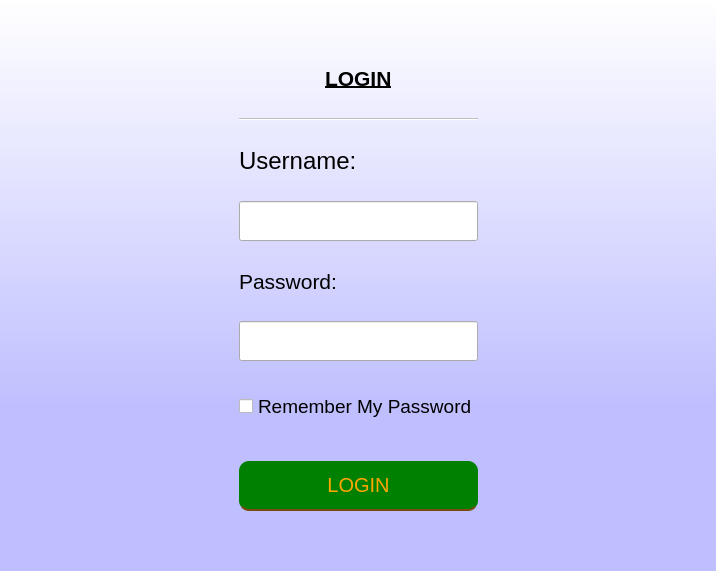
<?xml version="1.0" encoding="UTF-8"?>
<ui version="4.0">
 <class>MainWindow</class>
 <widget class="QMainWindow" name="MainWindow">
  <property name="geometry">
   <rect>
    <x>0</x>
    <y>0</y>
    <width>716</width>
    <height>571</height>
   </rect>
  </property>
  <property name="windowTitle">
   <string>MainWindow</string>
  </property>
  <property name="styleSheet">
   <string notr="true">QMainWindow{
background-color: qlineargradient(spread:reflect, x1:0.5, y1:1, x2:0.5, y2:0, stop:0.289773 rgba(191, 191, 255, 255), stop:1 rgba(255, 255, 255, 255));
}



QPushButton {
	width: 150%;
height:20px;
	padding: 3%;
	background:#25D366;
	border-bottom: 2px solid #30C29E;
	border-top-style: none;
	border-right-style: none;
	border-left-style: none;	
	color: #fff;
 border-radius: 10px;
font-size:20px;
color:purple;
}
QPushButton:pressed {
    background: darkgreen;
}
</string>
  </property>
  <widget class="QWidget" name="centralwidget">
   <layout class="QGridLayout" name="gridLayout_2">
    <item row="4" column="1">
     <spacer name="verticalSpacer_2">
      <property name="orientation">
       <enum>Qt::Vertical</enum>
      </property>
      <property name="sizeHint" stdset="0">
       <size>
        <width>20</width>
        <height>40</height>
       </size>
      </property>
     </spacer>
    </item>
    <item row="3" column="2">
     <spacer name="horizontalSpacer_2">
      <property name="orientation">
       <enum>Qt::Horizontal</enum>
      </property>
      <property name="sizeHint" stdset="0">
       <size>
        <width>40</width>
        <height>20</height>
       </size>
      </property>
     </spacer>
    </item>
    <item row="1" column="1">
     <spacer name="verticalSpacer">
      <property name="orientation">
       <enum>Qt::Vertical</enum>
      </property>
      <property name="sizeHint" stdset="0">
       <size>
        <width>20</width>
        <height>40</height>
       </size>
      </property>
     </spacer>
    </item>
    <item row="3" column="0">
     <spacer name="horizontalSpacer">
      <property name="orientation">
       <enum>Qt::Horizontal</enum>
      </property>
      <property name="sizeHint" stdset="0">
       <size>
        <width>40</width>
        <height>20</height>
       </size>
      </property>
     </spacer>
    </item>
    <item row="3" column="1">
     <widget class="QFrame" name="frame">
      <property name="minimumSize">
       <size>
        <width>0</width>
        <height>500</height>
       </size>
      </property>
      <property name="maximumSize">
       <size>
        <width>300</width>
        <height>16777215</height>
       </size>
      </property>
      <property name="styleSheet">
       <string notr="true"/>
      </property>
      <property name="frameShape">
       <enum>QFrame::NoFrame</enum>
      </property>
      <property name="frameShadow">
       <enum>QFrame::Plain</enum>
      </property>
      <layout class="QGridLayout" name="gridLayout">
       <item row="8" column="0">
        <widget class="QCheckBox" name="rememberPasswordCheckBox">
         <property name="minimumSize">
          <size>
           <width>0</width>
           <height>40</height>
          </size>
         </property>
         <property name="font">
          <font>
           <pointsize>14</pointsize>
           <italic>false</italic>
          </font>
         </property>
         <property name="styleSheet">
          <string notr="true">selection-background-color: rgb(248, 250, 215);</string>
         </property>
         <property name="text">
          <string>Remember My Password</string>
         </property>
        </widget>
       </item>
       <item row="5" column="0">
        <widget class="QLabel" name="passwordLabel">
         <property name="maximumSize">
          <size>
           <width>16777215</width>
           <height>30</height>
          </size>
         </property>
         <property name="font">
          <font>
           <pointsize>16</pointsize>
          </font>
         </property>
         <property name="styleSheet">
          <string notr="true"/>
         </property>
         <property name="text">
          <string>Password:</string>
         </property>
        </widget>
       </item>
       <item row="3" column="0">
        <widget class="QLabel" name="userNameLabel">
         <property name="maximumSize">
          <size>
           <width>16777215</width>
           <height>30</height>
          </size>
         </property>
         <property name="font">
          <font>
           <pointsize>18</pointsize>
          </font>
         </property>
         <property name="styleSheet">
          <string notr="true"/>
         </property>
         <property name="text">
          <string>Username:</string>
         </property>
        </widget>
       </item>
       <item row="0" column="0" alignment="Qt::AlignHCenter">
        <widget class="QLabel" name="loginLabel">
         <property name="minimumSize">
          <size>
           <width>0</width>
           <height>0</height>
          </size>
         </property>
         <property name="maximumSize">
          <size>
           <width>16777215</width>
           <height>30</height>
          </size>
         </property>
         <property name="font">
          <font>
           <pointsize>16</pointsize>
           <weight>75</weight>
           <bold>true</bold>
           <underline>true</underline>
          </font>
         </property>
         <property name="styleSheet">
          <string notr="true"/>
         </property>
         <property name="text">
          <string>LOGIN</string>
         </property>
        </widget>
       </item>
       <item row="9" column="0">
        <widget class="QPushButton" name="loginButton">
         <property name="minimumSize">
          <size>
           <width>0</width>
           <height>50</height>
          </size>
         </property>
         <property name="maximumSize">
          <size>
           <width>16777215</width>
           <height>30</height>
          </size>
         </property>
         <property name="font">
          <font>
           <pointsize>-1</pointsize>
          </font>
         </property>
         <property name="styleSheet">
          <string notr="true">QPushButton {
box-sizing: border-box;
	-webkit-box-sizing: border-box;
	-moz-box-sizing: border-box;
	width: 150%;
height:20px;
	padding: 3%;
	background: green;
	border-bottom: 2px solid #7c480d;
	border-top-style: none;
	border-right-style: none;
	border-left-style: none;	
	color: #fff;
 border-radius: 10px;
font-size:20px;
color:Orange;
}
QPushButton:hover {
    background: dodgerblue;
}
QPushButton::pressed{
background-color:green;
}

</string>
         </property>
         <property name="text">
          <string>LOGIN</string>
         </property>
        </widget>
       </item>
       <item row="4" column="0">
        <widget class="QLineEdit" name="usernameInput">
         <property name="minimumSize">
          <size>
           <width>0</width>
           <height>40</height>
          </size>
         </property>
         <property name="font">
          <font>
           <pointsize>12</pointsize>
          </font>
         </property>
         <property name="styleSheet">
          <string notr="true"/>
         </property>
        </widget>
       </item>
       <item row="7" column="0">
        <widget class="QLineEdit" name="passwordInput">
         <property name="minimumSize">
          <size>
           <width>0</width>
           <height>40</height>
          </size>
         </property>
         <property name="font">
          <font>
           <pointsize>12</pointsize>
          </font>
         </property>
         <property name="styleSheet">
          <string notr="true"/>
         </property>
        </widget>
       </item>
       <item row="2" column="0">
        <widget class="Line" name="line">
         <property name="enabled">
          <bool>false</bool>
         </property>
         <property name="orientation">
          <enum>Qt::Horizontal</enum>
         </property>
        </widget>
       </item>
      </layout>
     </widget>
    </item>
   </layout>
  </widget>
  <widget class="QMenuBar" name="menubar">
   <property name="geometry">
    <rect>
     <x>0</x>
     <y>0</y>
     <width>716</width>
     <height>21</height>
    </rect>
   </property>
  </widget>
 </widget>
 <resources/>
 <connections/>
</ui>
